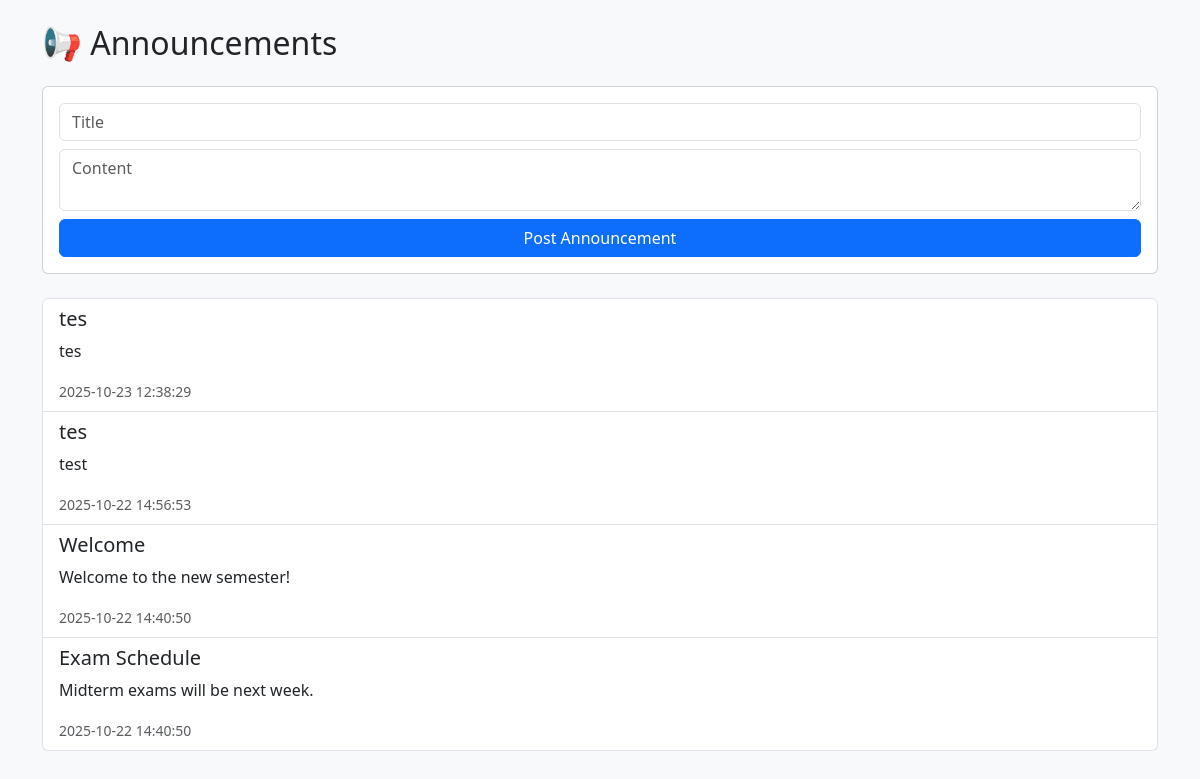
Page /announcements.php (signed in) on the committed database.
### tables this page shows
CREATE TABLE `announcements` (
  `id` int(11) NOT NULL,
  `title` varchar(100) NOT NULL,
  `content` text NOT NULL,
  `created_at` timestamp NOT NULL DEFAULT current_timestamp()
);

### announcements.php (the view, shortened to what this page needs)
<?php
$conn = new mysqli("localhost", "root", "", "school_system");
$result = $conn->query("SELECT * FROM announcements ORDER BY created_at DESC");
?>
<!DOCTYPE html>
<html>
<head>
  <link href="https://cdn.jsdelivr.net/npm/bootstrap@5.3.3/dist/css/bootstrap.min.css" rel="stylesheet">
</head>
<body class="p-4 bg-light">
  <div class="container">
    <h2 class="mb-4">📢 Announcements</h2>
    <form method="POST" class="card p-3 mb-4">
      <input type="text" name="title" class="form-control mb-2" placeholder="Title" required>
      <textarea name="content" class="form-control mb-2" placeholder="Content" required></textarea>
      <button class="btn btn-primary" name="add">Post Announcement</button>
    </form>
    <div class="list-group">
      <?php while ($r = $result->fetch_assoc()): ?>
        <div class="list-group-item">
          <h5><?= htmlspecialchars($r['title']) ?></h5>
          <p><?= htmlspecialchars($r['content']) ?></p>
          <small class="text-muted"><?= $r['created_at'] ?></small>
        </div>
      <?php endwhile; ?>
    </div>
  </div>
</body>
</html>

### rows in the picture
announcements: title "tes", content "tes", created_at "2025-10-23 12:38:29"
announcements: title "tes", content "test", created_at "2025-10-22 14:56:53"
announcements: title "Welcome", content "Welcome to the new semester!", created_at "2025-10-22 14:40:50"
announcements: title "Exam Schedule", content "Midterm exams will be next week.", created_at "2025-10-22 14:40:50"
